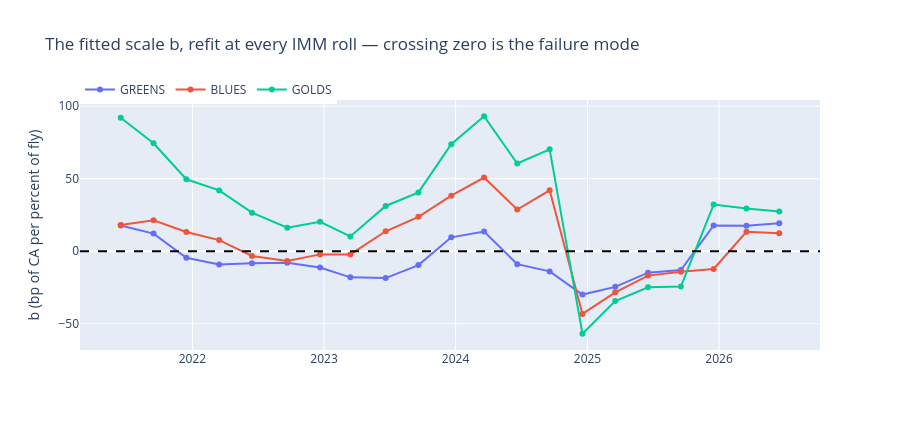

Notebook cell for this chart:
### Markdown cell above
## Figure 6 — the fitted fair value, and whether it is stable enough to hedge with

Citi's method: regress the CA on 2y/5y/10y and read the hedge weights off the
fit. Here it is fly-constrained (`w₂ + w₁₀ = 1`, so the fitted object is a
real butterfly), refit at every quarterly SR3 IMM roll on a trailing 504 bd
window ending strictly before the roll, and applied out of sample until the
next roll.

### Code cell
_fvrows = []
for _lab, _d in PRE["fair_value"].items():
    _fvrows.append({"structure": _lab, "n_refits": _d["n_refits"],
                    "w2_median": _d["w2_median"], "w2_range": _d["w2_range"],
                    "b_median": _d["b_median"],
                    "b_sign_flips": _d["b_sign_flips"],
                    "w2_at_a_boundary": _d["n_boundary_w2"],
                    "oos_resid_sd_bp": _d["oos_resid_sd_bp"],
                    "oos_resid_mae_bp": _d["oos_resid_mae_bp"]})
FVT = pd.DataFrame(_fvrows).set_index("structure")
print(FVT.round(3).to_string())
print(f"\nOn the reproduction's narrower window (2022 start) BLUES has ONE sign "
      f"flip and a residual sd of {TIE['residuals']['sd_refit']:.3f} bp. Adding "
      "2021 doubles both. The window was not narrowed to hide that: the panel "
      "is the full CA panel and the instability is a result.")

_f = go.Figure()
for _lab, _d in PRE["fair_value"].items():
    _f.add_trace(go.Scatter(x=pd.to_datetime(_d["in_force_from"]), y=_d["b_path"],
                            name=_lab, mode="lines+markers"))
_f.add_hline(y=0.0, line_dash="dash", line_color="black")
_f.update_layout(title="The fitted scale b, refit at every IMM roll — crossing "
                       "zero is the failure mode",
                 yaxis_title="b (bp of CA per percent of fly)", height=430,
                 legend=dict(orientation="h", y=1.10))
_f.show()
print("A hedge ratio whose SIGN changes inside its own sample cannot be hedged "
      "with, however well it fits on average: the hedge would have to be turned "
      "upside down mid-trade and nothing in the fit says in advance which side "
      "of the flip it is on.")

### Figure 1 — Plotly figure (JSON) as saved in the notebook; plotly's stock layout.template omitted (floating-point values rounded to 4 significant figures)
{"data": [{"mode": "lines+markers", "name": "GREENS", "type": "scatter", "x": ["2021-06-16T00:00:00", "2021-09-15T00:00:00", "2021-12-15T00:00:00", "2022-03-16T00:00:00", "2022-06-15T00:00:00", "2022-09-21T00:00:00", "2022-12-21T00:00:00", "2023-03-15T00:00:00", "2023-06-21T00:00:00", "2023-09-20T00:00:00", "2023-12-20T00:00:00", "2024-03-20T00:00:00", "2024-06-20T00:00:00", "2024-09-18T00:00:00", "2024-12-18T00:00:00", "2025-03-19T00:00:00", "2025-06-18T00:00:00", "2025-09-17T00:00:00", "2025-12-17T00:00:00", "2026-03-18T00:00:00", "2026-06-17T00:00:00"], "y": [17.71, 12.15, -4.496, -9.076, -8.308, -7.901, -11.19, -18.01, -18.54, -9.58, 9.573, 13.57, -8.946, -13.89, -29.89, -24.57, -14.76, -13.03, 17.82, 17.53, 19.31]}, {"mode": "lines+markers", "name": "BLUES", "type": "scatter", "x": ["2021-06-16T00:00:00", "2021-09-15T00:00:00", "2021-12-15T00:00:00", "2022-03-16T00:00:00", "2022-06-15T00:00:00", "2022-09-21T00:00:00", "2022-12-21T00:00:00", "2023-03-15T00:00:00", "2023-06-21T00:00:00", "2023-09-20T00:00:00", "2023-12-20T00:00:00", "2024-03-20T00:00:00", "2024-06-20T00:00:00", "2024-09-18T00:00:00", "2024-12-18T00:00:00", "2025-03-19T00:00:00", "2025-06-18T00:00:00", "2025-09-17T00:00:00", "2025-12-17T00:00:00", "2026-03-18T00:00:00", "2026-06-17T00:00:00"], "y": [18.03, 21.29, 13.26, 7.689, -3.237, -6.736, -2.18, -2.192, 13.76, 23.69, 38.32, 50.83, 28.73, 42.03, -43.23, -28.36, -16.81, -14.11, -12.2, 13.41, 12.42]}, {"mode": "lines+markers", "name": "GOLDS", "type": "scatter", "x": ["2021-06-16T00:00:00", "2021-09-15T00:00:00", "2021-12-15T00:00:00", "2022-03-16T00:00:00", "2022-06-15T00:00:00", "2022-09-21T00:00:00", "2022-12-21T00:00:00", "2023-03-15T00:00:00", "2023-06-21T00:00:00", "2023-09-20T00:00:00", "2023-12-20T00:00:00", "2024-03-20T00:00:00", "2024-06-20T00:00:00", "2024-09-18T00:00:00", "2024-12-18T00:00:00", "2025-03-19T00:00:00", "2025-06-18T00:00:00", "2025-09-17T00:00:00", "2025-12-17T00:00:00", "2026-03-18T00:00:00", "2026-06-17T00:00:00"], "y": [92.03, 74.47, 49.62, 41.94, 26.61, 16.19, 20.27, 10.21, 31.2, 40.56, 73.85, 93.08, 60.52, 70.28, -56.91, -34.31, -24.87, -24.4, 32.21, 29.48, 27.36]}], "layout": {"height": 430, "legend": {"orientation": "h", "y": 1.1}, "shapes": [{"line": {"color": "black", "dash": "dash"}, "type": "line", "x0": 0, "x1": 1, "xref": "x domain", "y0": 0.0, "y1": 0.0, "yref": "y"}], "title": {"text": "The fitted scale b, refit at every IMM roll — crossing zero is the failure mode"}, "yaxis": {"title": {"text": "b (bp of CA per percent of fly)"}}}}
